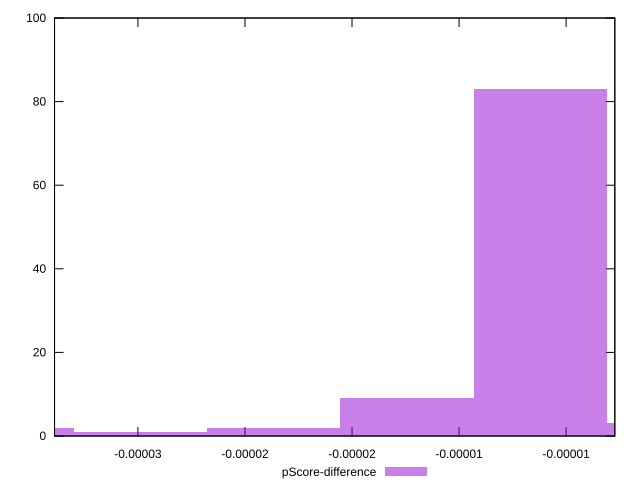

Recreate this plot in gnuplot.
reset

$pScoreDifference <<EOF
-0.000006216571611116984 83
0 3
-0.000012433143222233968 9
-0.00003108285805558492 2
-0.000018649714833350953 2
-0.000024866286444467936 1
EOF

set key outside below
set boxwidth 0.000006216571611116984
set xrange [-0.00002889472434342011:-0.0000027252209786610138]
set yrange [0:100]
set trange [0:100]
set style fill transparent solid 0.5 noborder
set terminal svg size 640, 490 enhanced background rgb 'white'
set output "report_00025_2021-02-22T21:38:55.199Z/bootup-time/samples/pages+cached+noadtech+nomedia/pScore-difference/histogram.svg"

plot $pScoreDifference title "pScore-difference" with boxes

reset
